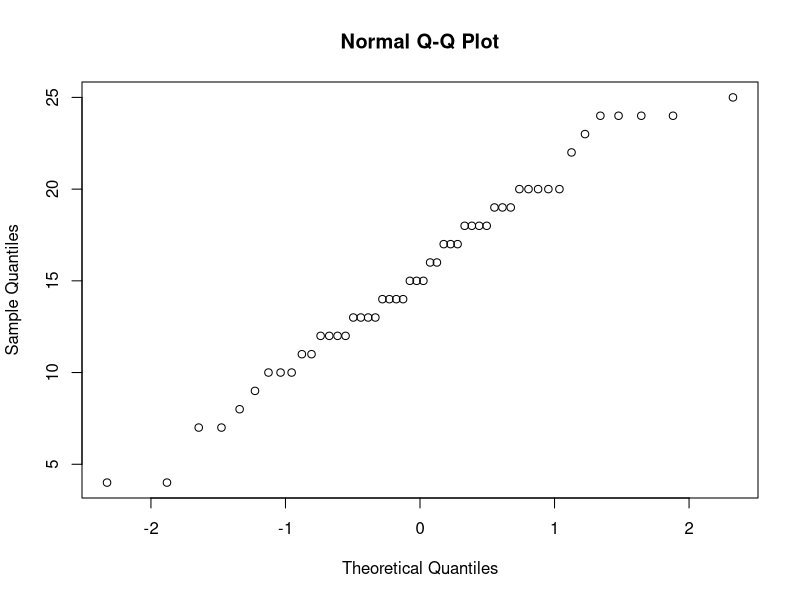
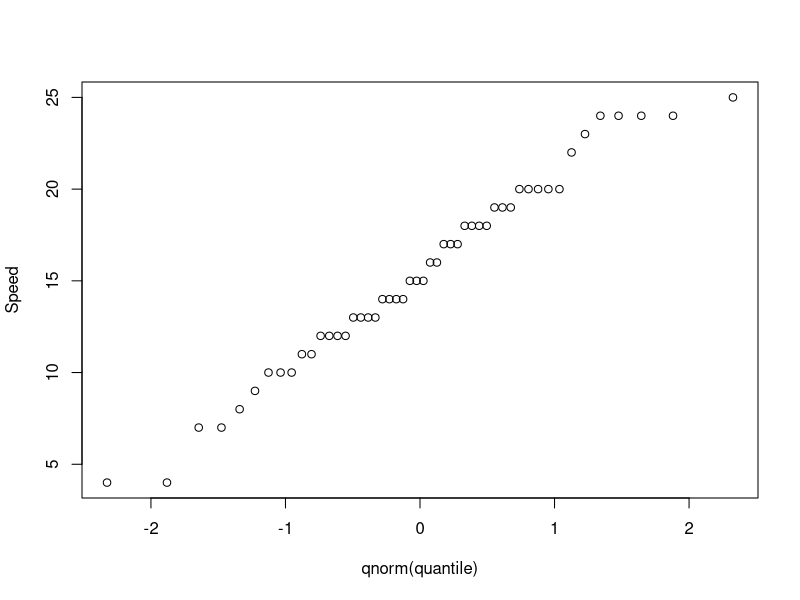

Here is the R script that generated these plots, in order:
qqnorm(cars$speed)

Speed <- sort(cars$speed)
index <- 1:length(Speed)

m <- median(Speed)

quantile <- (index - 0.5)/length(Speed)

plot(qnorm(quantile),Speed)
